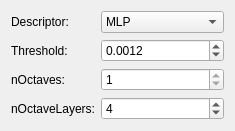
           <widget class="QWidget" name="tab_akaze">
            <attribute name="title">
             <string>AKAZE</string>
            </attribute>
            <layout class="QFormLayout" name="akaze_form_layout">
             <item row="0" column="0">
              <widget class="QLabel" name="label_akaze_type">
               <property name="text">
                <string>Descriptor:</string>
               </property>
              </widget>
             </item>
             <item row="0" column="1">
              <widget class="QComboBox" name="akaze_descriptor_type">
               <item>
                <property name="text">
                 <string>KAZE_UPRIGHT</string>
                </property>
               </item>
               <item>
                <property name="text">
                 <string>KAZE</string>
                </property>
               </item>
               <item>
                <property name="text">
                 <string>MLP_UPRIGHT</string>
                </property>
               </item>
               <item>
                <property name="text">
                 <string>MLP</string>
                </property>
               </item>
               <property name="currentIndex">
                <number>3</number>
               </property>
              </widget>
             </item>
             <item row="1" column="0">
              <widget class="QLabel" name="label_akaze_threshold">
               <property name="text">
                <string>Threshold:</string>
               </property>
              </widget>
             </item>
             <item row="1" column="1">
              <widget class="QDoubleSpinBox" name="akaze_threshold">
               <property name="decimals">
                <number>4</number>
               </property>
               <property name="singleStep">
                <double>0.000100000000000</double>
               </property>
               <property name="value">
                <double>0.001200000000000</double>
               </property>
              </widget>
             </item>
             <item row="2" column="0">
              <widget class="QLabel" name="label_akaze_nOctaves">
               <property name="text">
                <string>nOctaves:</string>
               </property>
              </widget>
             </item>
             <item row="2" column="1">
              <widget class="QSpinBox" name="akaze_nOctaves">
               <property name="minimum">
                <number>1</number>
               </property>
               <property name="maximum">
                <number>1</number>
               </property>
               <property name="value">
                <number>4</number>
               </property>
              </widget>
             </item>
             <item row="3" column="0">
              <widget class="QLabel" name="label_akaze_nOctaveLayers">
               <property name="text">
                <string>nOctaveLayers:</string>
               </property>
              </widget>
             </item>
             <item row="3" column="1">
              <widget class="QSpinBox" name="akaze_nOctaveLayers">
               <property name="minimum">
                <number>1</number>
               </property>
               <property name="maximum">
                <number>10</number>
               </property>
               <property name="value">
                <number>4</number>
               </property>
              </widget>
             </item>
            </layout>
           </widget>
